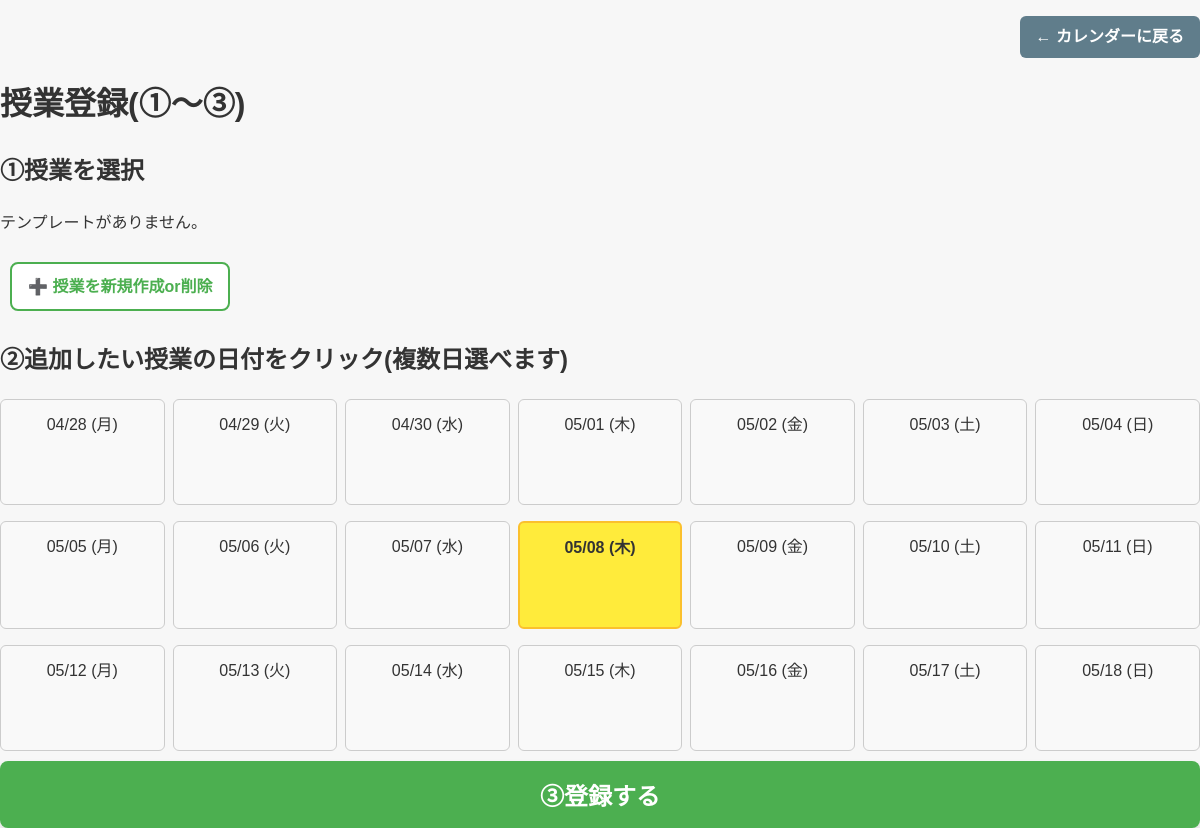
Before: /homework/homework/add_lesson/ (signed in) with the older database file.
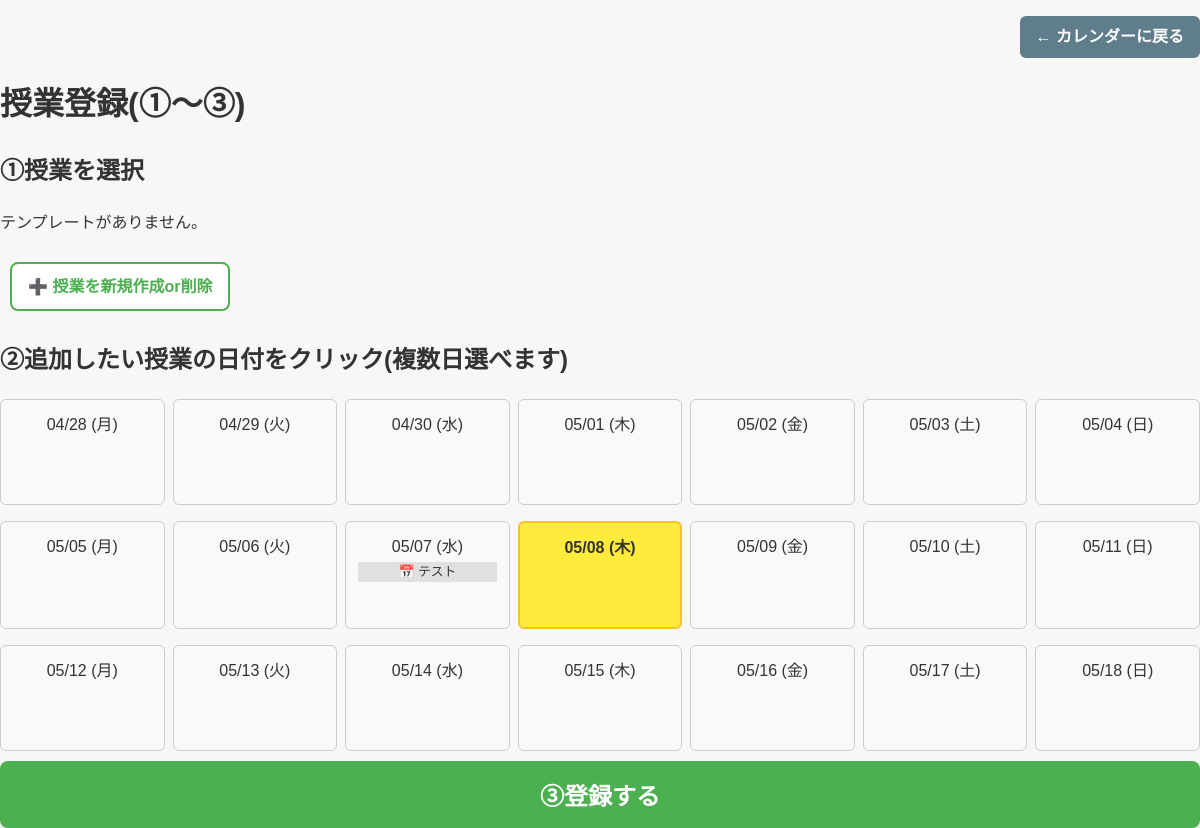
After: the same page with the newer database file.
### homework/models.py (models this page shows, shortened)
class Event(models.Model):
    user = models.ForeignKey(User, on_delete=models.CASCADE)  # 🔥これを追加
    name = models.CharField(max_length=100)
    date = models.DateField()

### homework/views.py (the view, shortened to what this page needs)
# urls.py: path('homework/add_lesson/', add_lesson_view, name='add_lesson'),
def add_lesson_view(request):
    import datetime
    from collections import defaultdict
    today = datetime.date.today()
    week_start = today - datetime.timedelta(days=today.weekday())  # 今週の月曜
    start_date = week_start - datetime.timedelta(weeks=1)  # 先週の月曜
    calendar_days = [start_date + datetime.timedelta(days=i) for i in range(21)]  # 先週〜来週
    templates = LessonTemplate.objects.filter(user=request.user)
    lessons_by_day = defaultdict(list)
    for lesson in Lesson.objects.filter(date__range=(calendar_days[0], calendar_days[-1])):
        lessons_by_day[lesson.date].append(lesson)
    events_by_day = defaultdict(list)
    for ev in Event.objects.filter(date__range=(calendar_days[0], calendar_days[-1])):
        events_by_day[ev.date].append(ev)
    homeworks_by_day = defaultdict(list)
    if request.method == 'POST':
        form = LessonForm(request.POST)
        selected_dates = request.POST.get('selected_dates', '').split(',')
        selected_dates = [datetime.datetime.strptime(date.strip(), "%Y-%m-%d").date() for date in selected_dates if date]
        print("POSTデータ:", request.POST)
        print("selected_dates:", selected_dates)
        print("form.is_valid():", form.is_valid())
        if form.is_valid() and selected_dates:
            print("登録処理に入りました！")
            lesson_base = form.save(commit=False)  # フォームデータからベースを作る
            for selected_date in selected_dates:
                lesson = Lesson(  # 新しいインスタンスを作成
                    subject=lesson_base.subject,
                    course=lesson_base.course,
                    start_time=lesson_base.start_time,
                    end_time=lesson_base.end_time,
                    date=selected_date
                )
                lesson.save()
                print("登録された授業:", lesson.subject, lesson.date)
            return redirect('add_lesson')
    else:
        form = LessonForm()
    return render(request, 'homework/add_lesson.html', {
        'form': form,
        'calendar_days': calendar_days,
        'events_by_day': events_by_day,
        'homeworks_by_day': homeworks_by_day,
        'lessons_by_day': lessons_by_day,  # ← 追加
        'templates': templates,  # ← 追加！
        'today': today,  # 🔥 追加！
    })

### homework/templatetags/homework_extras.py (called while the page is built)
@register.filter
def get_item(dictionary, key):
    if dictionary:
        return dictionary.get(key, [])
    return []  # ← None の場合は空リストを返す

### homework/templates/homework/add_lesson.html (shortened to what this page needs)
{% load static %}
{% load homework_extras %}
<!DOCTYPE html>
<html lang="ja">
<head>
    <link rel="stylesheet" href="{% static 'homework/style.css' %}">
</head>
<body>
    <p style="text-align: right;">
        <a href="{% url 'weekly_view' %}" class="back-button">← カレンダーに戻る</a>
    </p>
    <h1>授業登録(①〜③)</h1>
    <form method="post" onsubmit="console.log('フォーム送信されました！');">
        <h2>①授業を選択</h2>
        <div>
            {% for template in templates %}
            <div style="display:inline-block; margin:5px;">
                <button type="button" class="template-button"
                    data-subject="{{ template.subject.id }}"
                    data-course="{{ template.course.id }}"
                    data-start="{{ template.start_time }}"
                    data-end="{{ template.end_time }}">
                    🎓 {{ template.subject.name }} / {{ template.course.name }}
                    {{ template.start_time|time:"H:i" }}〜{{ template.end_time|time:"H:i" }}
                </button>
            </div>
            {% empty %}
                <p>テンプレートがありません。</p>
            {% endfor %}
            <div style="display:inline-block; margin:5px;">
                <a href="{% url 'add_lesson_template' %}" class="template-button" style="text-decoration: none;">
                    ➕ 授業を新規作成or削除
                </a>
            </div>
        </div>
        <h2>②追加したい授業の日付をクリック(複数日選べます)</h2>
        <div class="calendar">
            {% for day in calendar_days %}
                <div class="day {% if day == today %}today{% endif %}" data-date="{{ day|date:'Y-m-d' }}">
                    {{ day|date:"m/d (D)" }}
                    {% for ev in events_by_day|get_item:day %}
                        <div style="background-color: #e0e0e0; font-size: 0.8em; margin: 2px 0;">
                            📅 {{ ev.name }}
                        </div>
                    {% endfor %}
                </div>
                {% if forloop.counter|divisibleby:7 and not forloop.last %}
            </div><div class="calendar">
        {% endif %}
            {% endfor %}
        </div>
        <button type="submit" style="margin-top: 10px;">③登録する</button>
    </form>
</body>
</html>

Changed rows visible on the page:
added Event: name "テスト"
